Frame 1 (no input): blank canvas, image omitted
Frame 60 (the mouse pressed at the canvas centre just before this capture): blank canvas, image omitted
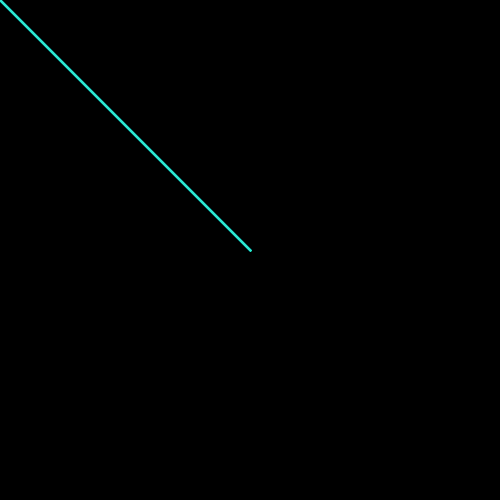
Frame 120 (the mouse held since frame 60 and released just before this capture)

The Processing sketch whose frames 1 and 60 were blank and that drew this single picture after the mouse press (run headless with seeded random() and noise(); from frame 60 on, the mouse is pressed at the canvas centre):

// Processing sketch: processing_31496
// ── processing_31496.pde

  
void setup(){
  
  size(500,500);
  background(0);
}

void draw(){
  
  stroke(54,234,212,30);
  strokeWeight(2);
  line(mouseX,mouseY,0,0);
}
